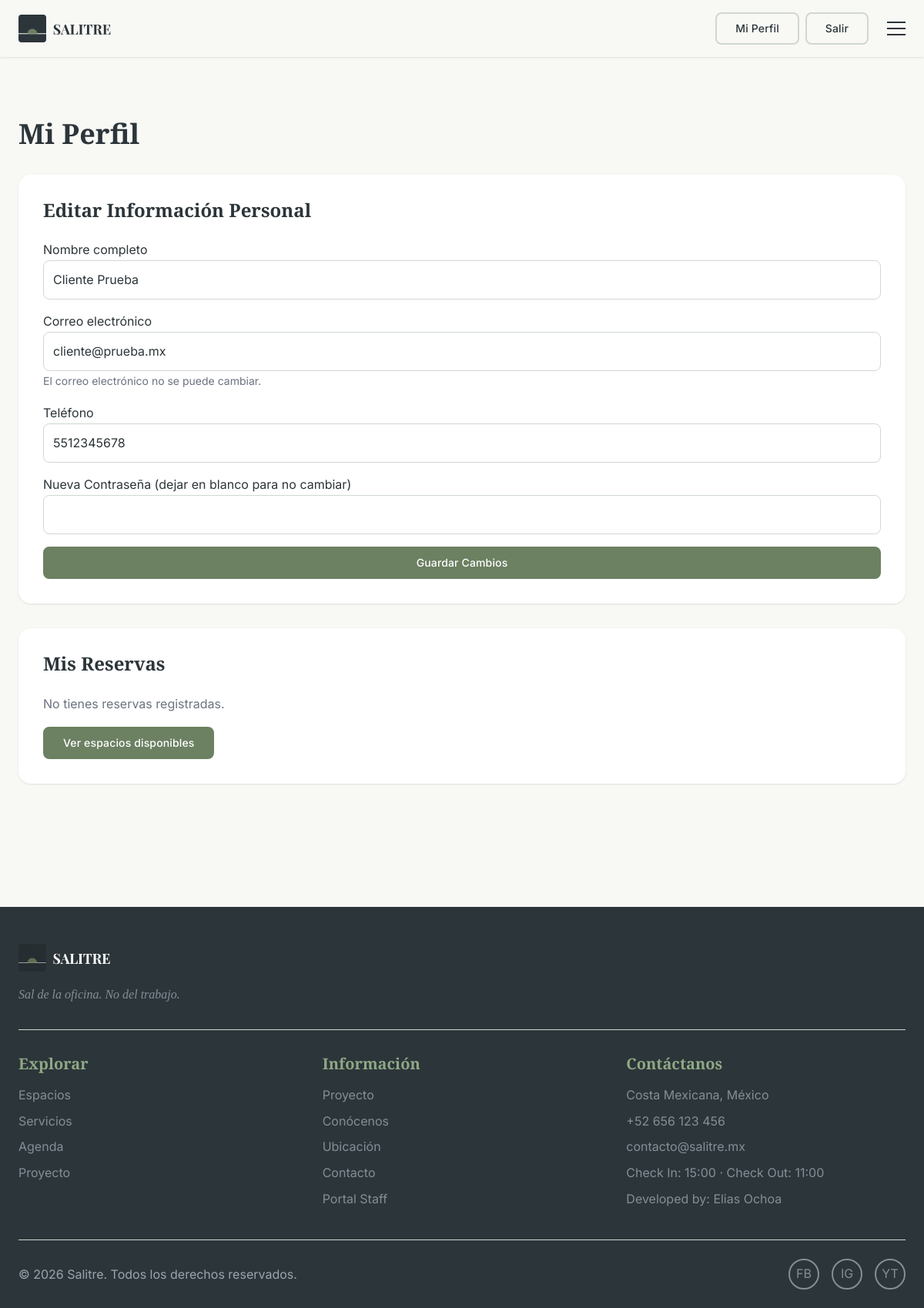
/client/auth/perfil.php (signed in), run on the app's committed database.
### tables this page shows
CREATE TABLE clientes (
  id        INT AUTO_INCREMENT PRIMARY KEY,
  nombre    VARCHAR(100) NOT NULL,
  email     VARCHAR(150) NOT NULL,
  password  VARCHAR(255) NOT NULL,
  telefono  VARCHAR(20),
  creado_en TIMESTAMP DEFAULT CURRENT_TIMESTAMP,
  UNIQUE KEY uq_clientes_email (email)
);

### client/auth/perfil.php (called while the page is built, shortened)
<?php
$cliente_id = $_SESSION["cliente_id"];
$db = conectarDB();
$stmt = $db->prepare("SELECT * FROM clientes WHERE id = ?");
$stmt->execute([$cliente_id]);
$cliente = $stmt->fetch(PDO::FETCH_ASSOC);
$stmt = $db->prepare("
    SELECT r.*, e.nombre as espacio_nombre, e.slug as espacio_slug
    FROM reservas r
    JOIN espacios e ON r.espacio_id = e.id
    WHERE r.cliente_id = ?
    ORDER BY r.creado_en DESC
    LIMIT 10
");
$stmt->execute([$cliente_id]);
$reservas = $stmt->fetchAll(PDO::FETCH_ASSOC);
require_once "../includes/header.php";
require_once "../includes/nav.php";
require __DIR__ . '/perfil.view.php';
?>

### client/auth/perfil.view.php (the view, shortened to what this page needs)
<main class="perfil-page">
    <div class="container container--wide">
        <h1>Mi Perfil</h1>
        <section class="perfil-info">
            <h2>Editar Información Personal</h2>
            <form action="" method="POST" class="auth-form">
                <div class="field">
                    <label for="nombre" class="field__label">Nombre completo</label>
                    <input type="text" id="nombre" name="nombre" class="field__input" required value="<?= htmlspecialchars($cliente["nombre"]) ?>">
                </div>
                <div class="field">
                    <label for="email" class="field__label">Correo electrónico</label>
                    <input type="email" id="email" name="email" class="field__input" disabled value="<?= htmlspecialchars($cliente["email"]) ?>">
                    <small class="text-muted">El correo electrónico no se puede cambiar.</small>
                </div>
                <div class="field">
                    <label for="telefono" class="field__label">Teléfono</label>
                    <input type="tel" id="telefono" name="telefono" class="field__input" value="<?= htmlspecialchars($cliente["telefono"] ?? "") ?>" placeholder="+52 000 000 0000">
                </div>
                <div class="field">
                    <label for="password" class="field__label">Nueva Contraseña (dejar en blanco para no cambiar)</label>
                    <input type="password" id="password" name="password" class="field__input" minlength="8">
                </div>
                <button type="submit" class="btn btn-primary mt-4">Guardar Cambios</button>
            </form>
        </section>
        <section class="perfil-reservas">
            <h2>Mis Reservas</h2>
            <?php if (count($reservas) > 0): ?>
                <table class="reservas-table">
                    <thead>
                        <tr>
                            <th>Folio</th>
                            <th>Espacio</th>
                            <th>Check In</th>
                            <th>Check Out</th>
                            <th>Noches</th>
                            <th>Total</th>
                            <th>Estado</th>
                            <th>Acciones</th>
                        </tr>
                    </thead>
                    <tbody>
                        <?php foreach ($reservas as $reserva): ?>
                            <tr>
                                <td>#<?= str_pad((string)$reserva["id"], 6, "0", STR_PAD_LEFT) ?></td>
                                <td>
                                    <a href="<?= BASE_URL ?>client/espacios/detalle.php?slug=<?= htmlspecialchars($reserva["espacio_slug"]) ?>">
                                        <?= htmlspecialchars($reserva["espacio_nombre"]) ?>
                                    </a>
                                </td>
                                <td><?= date("d/m/Y", strtotime($reserva["fecha_entrada"])) ?></td>
                                <td><?= date("d/m/Y", strtotime($reserva["fecha_salida"])) ?></td>
                                <td><?= $reserva["noches"] ?></td>
                                <td>$<?= number_format((float)$reserva["precio_total"], 2) ?></td>
                                <td>
                                    <span class="badge badge-<?= $reserva["estado"] ?>">
                                        <?= htmlspecialchars($reserva["estado"]) ?>
                                    </span>
                                </td>
                                <td>
                                    <?php if ($reserva["estado"] === "pendiente" || $reserva["estado"] === "confirmada"): ?>
                                        <form action="<?= BASE_URL ?>client/auth/cancelar_reserva.php" method="POST" onsubmit="return confirm('¿Estás seguro de que deseas cancelar esta reserva?')">
                                            <input type="hidden" name="csrf_token" value="<?= $_SESSION['csrf_token'] ?>">
                                            <input type="hidden" name="reserva_id" value="<?= $reserva["id"] ?>">
                                            <button type="submit" class="btn btn-outline btn-sm btn-danger-outline">
                                                Cancelar
                                            </button>
                                        </form>
                                    <?php else: ?>
                                        <span class="text-muted text-sm">-</span>
                                    <?php endif; ?>
                                </td>
                            </tr>
                        <?php endforeach; ?>
                    </tbody>
                </table>
            <?php else: ?>
                <p class="no-reservas">No tienes reservas registradas.</p>
                <a href="<?= BASE_URL ?>client/espacios/index.php" class="btn btn-primary">
                    Ver espacios disponibles
                </a>
            <?php endif; ?>
        </section>
    </div>
</main>
<?php require_once "../includes/footer.php"; ?>

### assets/css/shared/variables.css (style rules this page uses)
:root { --color-bg: #F8F8F5; --color-text: #2c3539; --color-accent: #6C8062; --color-accent-dark: #4A5C42; --color-accent-light: #8FA886; --color-surface: #FFFFFF; --color-mid: #E4E9E4; --color-border: #D0D8D0; --color-text-muted: #6B7280; --color-text-light: #9CA3AF; --color-success: #4A7C59; --color-error: #C0392B; --color-danger: #C0392B; --color-warning: #D97706; --color-info: #2563EB; --font-display: "Playfair Display", Georgia, serif; --font-body: "Inter", system-ui, sans-serif; --text-xs: 0.75rem; --text-sm: 0.875rem; --text-base: 1rem; --text-lg: 1.125rem; --text-xl: 1.25rem; --text-2xl: 1.5rem; --text-3xl: 1.875rem; --text-4xl: 2.25rem; --text-5xl: 3rem; --space-1: 0.25rem; --space-2: 0.5rem; --space-3: 0.75rem; --space-4: 1rem; --space-5: 1.25rem; --space-6: 1.5rem; --space-8: 2rem; --space-10: 2.5rem; --space-12: 3rem; --space-16: 4rem; --space-20: 5rem; --space-24: 6rem; --radius-sm: 0.25rem; --radius-md: 0.5rem; --radius-lg: 1rem; --radius-xl: 1.5rem; --radius-full: 9999px; --shadow-sm: 0 1px 3px rgba(44, 53, 57, 0.08), 0 1px 2px rgba(44, 53, 57, 0.04); --shadow-md: 0 4px 6px rgba(44, 53, 57, 0.07), 0 2px 4px rgba(44, 53, 57, 0.05); --shadow-lg: 0 10px 20px rgba(44, 53, 57, 0.10), 0 4px 8px rgba(44, 53, 57, 0.06); --shadow-xl: 0 20px 40px rgba(44, 53, 57, 0.12), 0 8px 16px rgba(44, 53, 57, 0.08); --transition: all 0.2s ease; --transition-slow: all 0.4s ease; --navbar-height: 72px; }

### assets/css/client/main.css (style rules this page uses)
.btn { display: inline-flex; align-items: center; justify-content: center; gap: var(--space-2); padding: var(--space-3) var(--space-6); font-family: var(--font-body); font-size: var(--text-sm); font-weight: 500; line-height: 1; border-radius: var(--radius-md); border: 2px solid transparent; cursor: pointer; white-space: nowrap; text-decoration: none; transition: var(--transition); letter-spacing: 0.01em; }
.btn-primary { background-color: var(--color-accent); color: #ffffff; border-color: var(--color-accent); }
.container { max-width: 1200px; margin: 0 auto; padding: 0 var(--space-6); }
.container--wide { max-width: 1440px; }
.text-muted { color: var(--color-text-muted); }

### assets/css/client/auth.css (style rules this page uses)
.auth-form { display: flex; flex-direction: column; gap: var(--space-4); }
.field__input { width: 100%; padding: var(--space-3); border: 1px solid var(--color-border); border-radius: var(--radius-md); background-color: var(--color-surface); color: var(--color-text); transition: var(--transition); }
.perfil-page { padding-top: calc(var(--space-20) + 72px); padding-bottom: var(--space-12); min-height: 100vh; }
.perfil-page h1 { font-family: var(--font-display); font-size: var(--text-4xl); margin-bottom: var(--space-8); }
.perfil-info, .perfil-reservas { background: var(--color-surface); padding: var(--space-8); border-radius: var(--radius-lg); margin-bottom: var(--space-8); box-shadow: var(--shadow-sm); }
.perfil-info h2, .perfil-reservas h2 { font-size: var(--text-2xl); margin-bottom: var(--space-6); color: var(--color-text); }
.no-reservas { color: var(--color-text-muted); margin-bottom: var(--space-4); }

### data on the page
clientes: nombre "Cliente Prueba", email "cliente@prueba.mx", telefono "5512345678"
